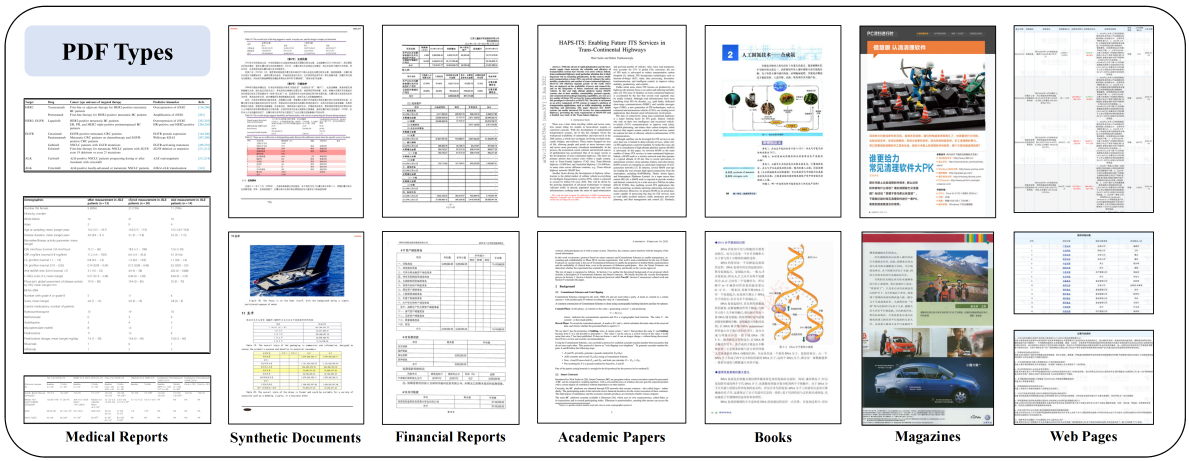
#> input picture Infinity-Parser/assets/dataset_illustration.png, 3566 x 1382 px (shown at 1/3 size)
$ python -i doc_parser.py   (imports and definitions only)
#> lines starting #> are read from the running program, lines starting #| are printed output that depends on the picture; after the words box and inside, x2 and y2 are one past the last pixel; in counts of white or black regions, pixels touching at a corner belong together
import json
import sys
from tqdm import tqdm
import random
import re
import fitz
from pathlib import Path
import concurrent.futures as cf
import multiprocessing
from tqdm import tqdm
from PIL import Image
import cv2
import numpy as np
from bs4 import BeautifulSoup
import re
from utils.utils import get_args


prompts = [
    """
You are an AI assistant specialized in converting PDF images to Markdown format. Please follow these instructions for the conversion:

    1. Text Processing:
    - Accurately recognize all text content in the PDF image without guessing or inferring.
    - Convert the recognized text into Markdown format.
    - Maintain the original document structure, including headings, paragraphs, lists, etc.

    2. Mathematical Formula Processing:
    - Convert all mathematical formulas to LaTeX format.
    - Enclose inline formulas with $ $. For example: This is an inline formula $ E = mc^2 $
    - Enclose block formulas with $$ $$. For example: $$ \frac{-b \pm \sqrt{b^2 - 4ac}}{2a} $$

    3. Table Processing:
    - Convert tables to Markdown format.

    4. Figure Handling:
    - Ignore figures content in the PDF image. Do not attempt to describe or convert images.

    5. Output Format:
    - Ensure the output Markdown document has a clear structure with appropriate line breaks between elements.
    - For complex layouts, try to maintain the original document's structure and format as closely as possible.

    Please strictly follow these guidelines to ensure accuracy and consistency in the conversion. Your task is to accurately convert the content of the PDF image into Markdown format without adding any extra explanations or comments.
    """,
    "请将文档内容转成 Markdown 格式。",
    "请将主要内容转成 Markdown 格式。",
    "请把下面的文档内容转换为结构化的 Markdown 文件，保留所有段落和标题。",
    "请将以下文本转换为 Markdown 格式，保持排版和上下文一致。",
    "请将以下文档内容整理为符合 Markdown 语法的文档。",
    "Please convert the document content into Markdown format.",
    "Please convert the main content into Markdown format.",
    "Please reformat the following text as a structured Markdown document, preserving all headings and paragraphs.",
    "Please transform the content below into a Markdown document, maintaining the original structure and layout.",
    "Please rewrite the following document content as a Markdown file with proper heading hierarchy and context."
]


# [120 lines left out: functions html_table_to_markdown, clean_spaces, normalize_formula_newlines, render_page_job, not called in this run]


def remove_html_comments(text: str) -> str:
    return re.sub(r'<!--.*?-->', '', text, flags=re.S)


def has_red_cv(image_path, ratio=0.001):
#> called with image_path = '../../assets/dataset_illustration.png', ratio = 0.001
    img = cv2.imread(image_path)
#> img is the input picture: shape (1382, 3566, 3); mean B, G, R 228.4, 228, 227.9
    hsv = cv2.cvtColor(img, cv2.COLOR_BGR2HSV)
#> hsv: shape (1382, 3566, 3); mean H, S, V 14.5, 8.7, 230.8
    lower_red1 = np.array([0, 70, 50])
    upper_red1 = np.array([10, 255, 255])
    lower_red2 = np.array([160, 70, 50])
    upper_red2 = np.array([180, 255, 255])

    mask1 = cv2.inRange(hsv, lower_red1, upper_red1)
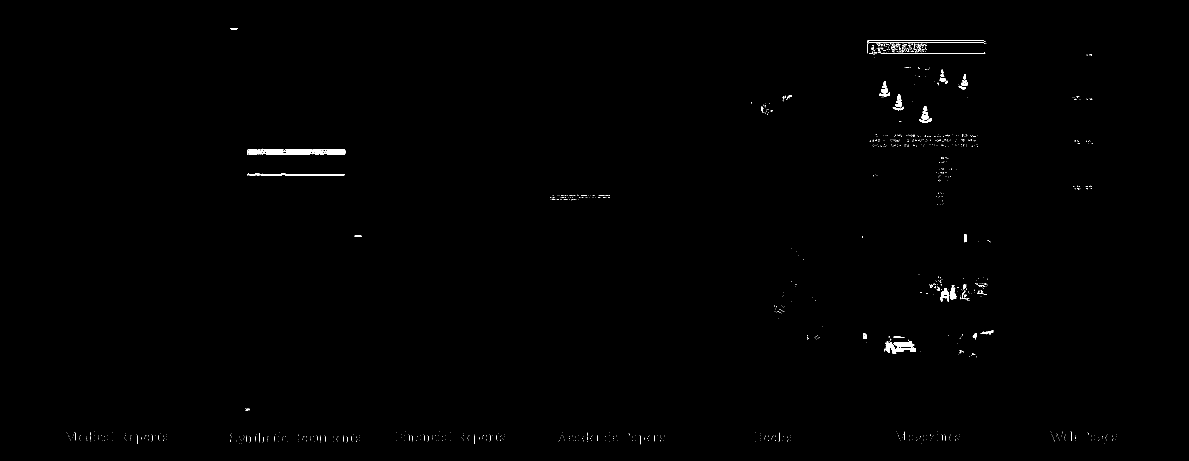
#> mask1: shape (1382, 3566) (shown at 1/3 size); 0.32% white; 1256 white regions (1190 under 20 px), largest, box (x1, y1, x2, y2) and area: (743, 449, 1037, 465) 3259, (2653, 1021, 2748, 1061) 1909, (748, 520, 1035, 526) 776
    mask2 = cv2.inRange(hsv, lower_red2, upper_red2)
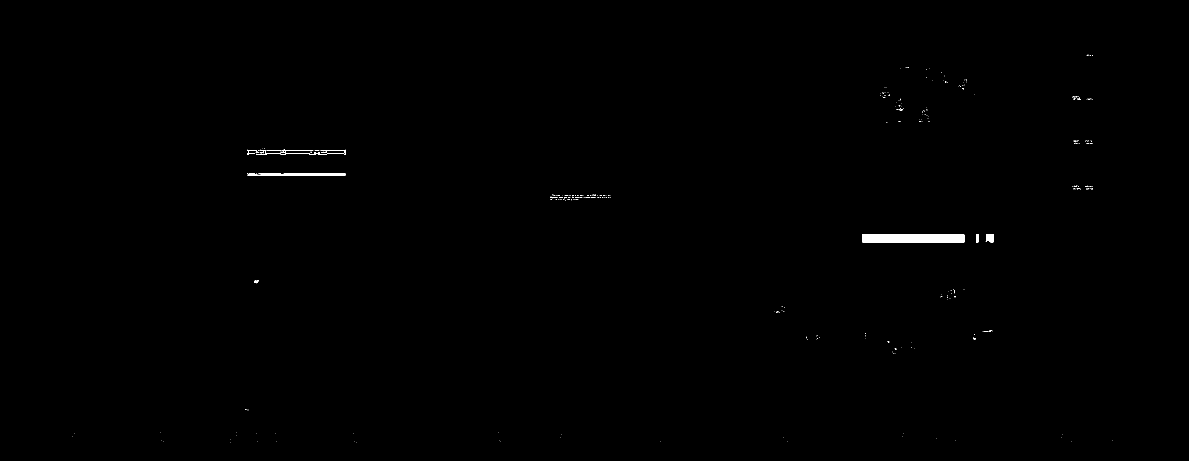
#> mask2: shape (1382, 3566) (shown at 1/3 size); 0.25% white; 338 white regions (313 under 20 px), largest, box (x1, y1, x2, y2) and area: (2587, 702, 2893, 727) 7642, (742, 520, 1036, 527) 1003, (2957, 702, 2980, 727) 496
    mask = mask1 | mask2
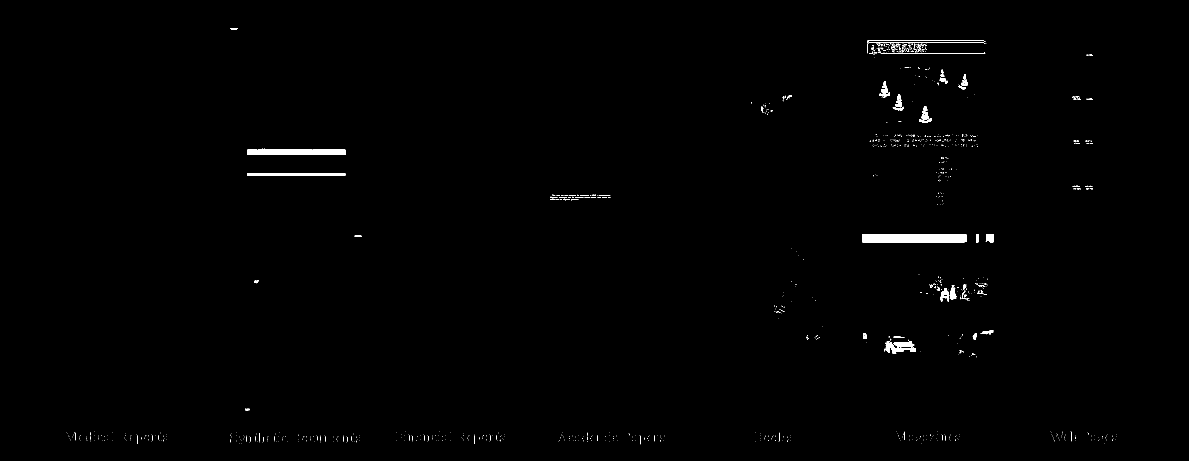
#> mask: shape (1382, 3566) (shown at 1/3 size); 0.56% white; 1224 white regions (1138 under 20 px), largest, box (x1, y1, x2, y2) and area: (2587, 702, 2900, 727) 7777, (741, 449, 1037, 465) 4730, (742, 520, 1036, 527) 2027

    red_ratio = np.sum(mask > 0) / (img.shape[0] * img.shape[1])
#> red_ratio = 0.00564
    return red_ratio > ratio


# [50 lines left out: functions render_jobs_multiprocess, form2docparse, not called in this run]


# [16 lines not run here, left out]


>>> result = has_red_cv('../../assets/dataset_illustration.png')
#> result = True
